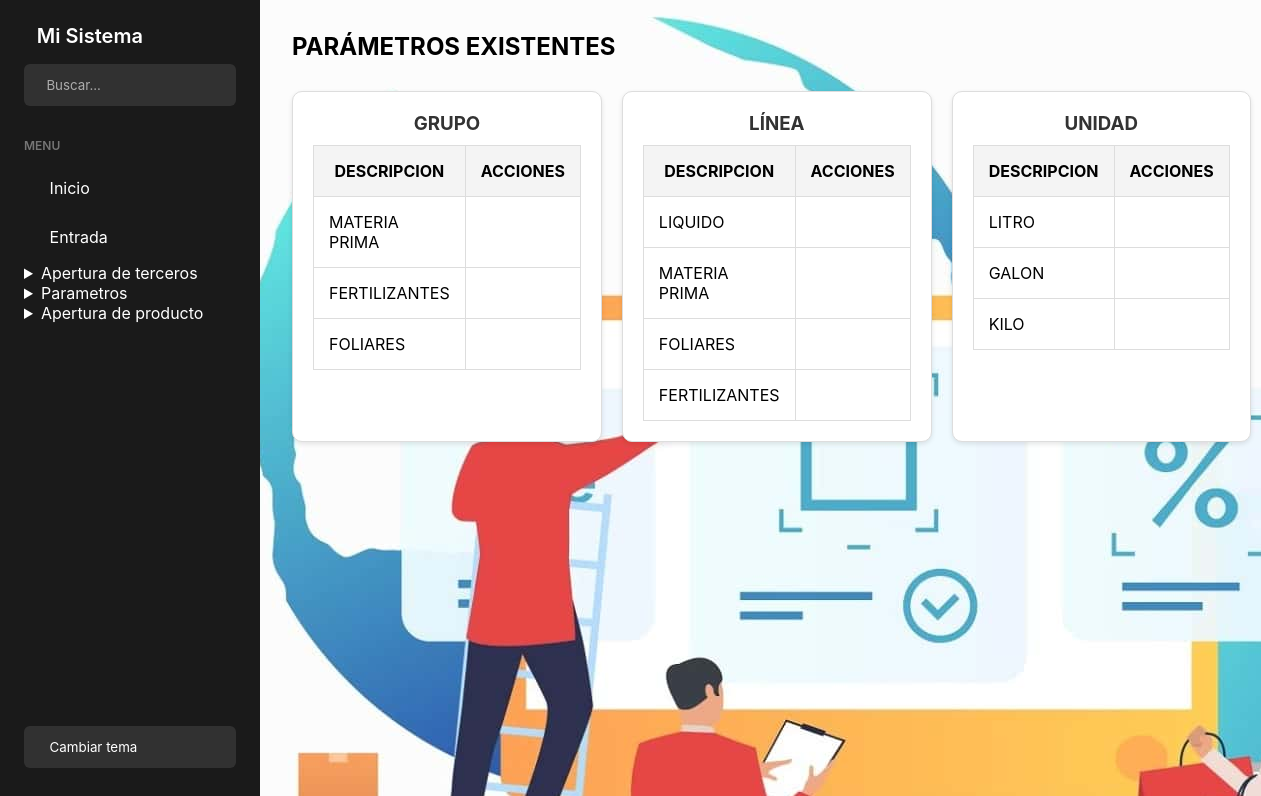
/listar_parametros/, run on an earlier commit of the app's database.
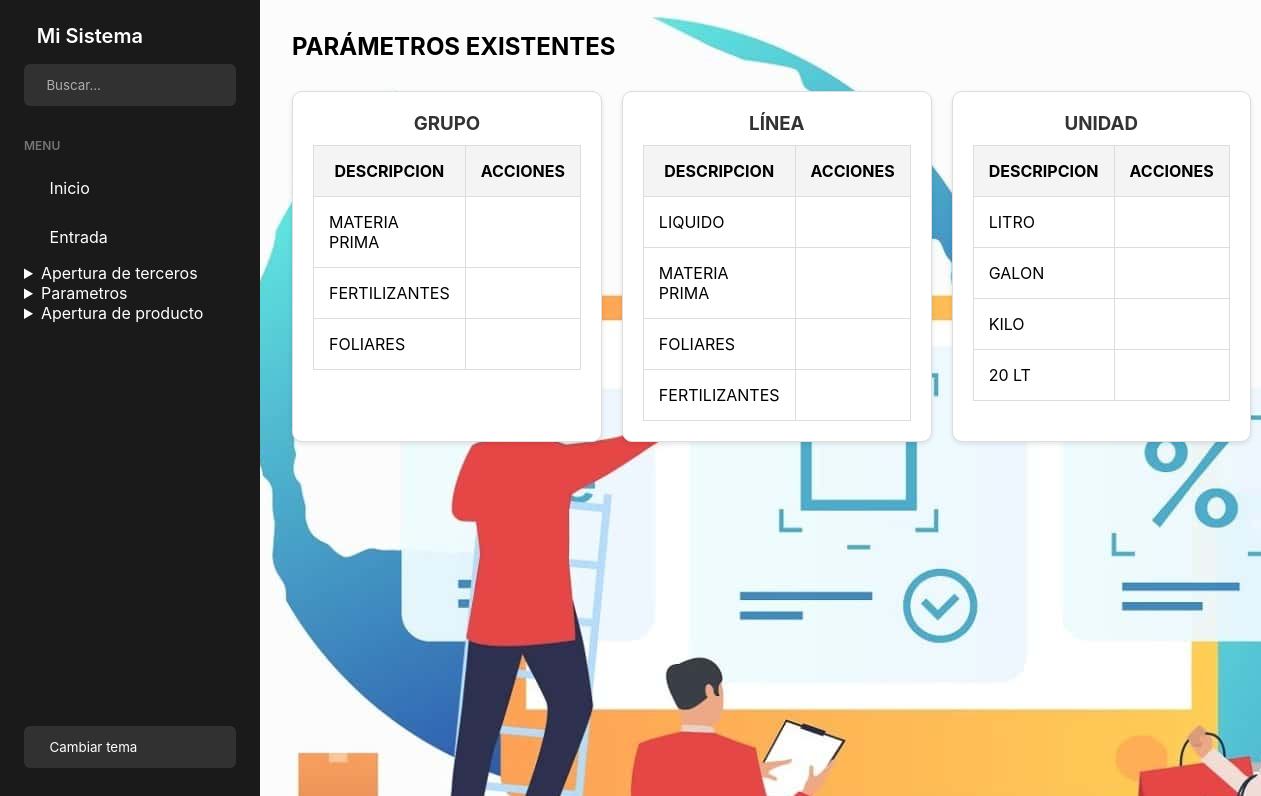
And on a later commit of the database.
### app/models.py (models this page shows, shortened)
class ParametrosProducto(models.Model):
    grupo = models.CharField(max_length=100, blank=True, null=True)
    linea = models.CharField(max_length=100, blank=True, null=True)
    unidad = models.CharField(max_length=50, blank=True, null=True)

### app/views.py (the view)
# urls.py: path('listar_parametros/', views.listar_parametros, name='listar_parametros'),
def listar_parametros(request):
    parametros = ParametrosProducto.objects.all()
    return render(request, 'Parametros/listar_parametros.html', {'parametros': parametros})

### app/Templates/Parametros/listar_parametros.html (shortened to what this page needs)
<!DOCTYPE html>
<html lang="es">
<head>
    {% extends 'Home/base.html' %}
    {% block content %}
</head>
<body>
    <h2>PARÁMETROS EXISTENTES</h2>
    <div class="parameters-container">
        <div class="parametro">
            <h3>GRUPO</h3>
            <table>
                <thead>
                    <tr>
                        <th>DESCRIPCION</th>
                        <th>ACCIONES</th>
                    </tr>
                </thead>
                <tbody>
                    {% for parametro in parametros %}
                        {% if parametro.grupo %}
                            <tr>
                                <td>{{ parametro.grupo }}</td>
                                <td>
                                </td>
                            </tr>
                        {% endif %}
                    {% endfor %}
                </tbody>
            </table>
        </div>
        <div class="parametro">
            <h3>LÍNEA</h3>
            <table>
                <thead>
                    <tr>
                        <th>DESCRIPCION</th>
                        <th>ACCIONES</th>
                    </tr>
                </thead>
                <tbody>
                    {% for parametro in parametros %}
                        {% if parametro.linea %}
                            <tr>
                                <td>{{ parametro.linea }}</td>
                                <td>
                                </td>
                            </tr>
                        {% endif %}
                    {% endfor %}
                </tbody>
            </table>
        </div>
        <div class="parametro">
            <h3>UNIDAD</h3>
            <table>
                <thead>
                    <tr>
                        <th>DESCRIPCION</th>
                        <th>ACCIONES</th>
                    </tr>
                </thead>
                <tbody>
                    {% for parametro in parametros %}
                        {% if parametro.unidad %}
                            <tr>
                                <td>{{ parametro.unidad }}</td>
                                <td>
                                </td>
                            </tr>
                        {% endif %}
                    {% endfor %}
                </tbody>
            </table>
        </div>
    </div>
{% endblock %}

What changed in the data, as far as the page shows it:
added ParametrosProducto: unidad "20 LT", shown under "UNIDAD"
